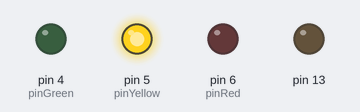
Bench run of a sketch on a simulated Arduino Uno, built with avr-gcc and run on an emulated ATmega328P. Shown: output pins drawn as LEDs (lit = HIGH).

Above: at 1.5 s.
At 11.5 s:
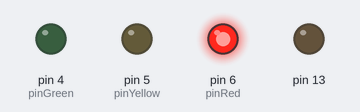
At 21.5 s:
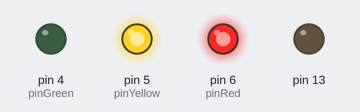
At 29.0 s:
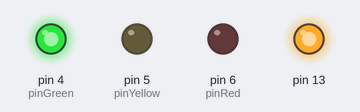
Timing chart, 0 to 45.5 s (numbered marks = the images above):
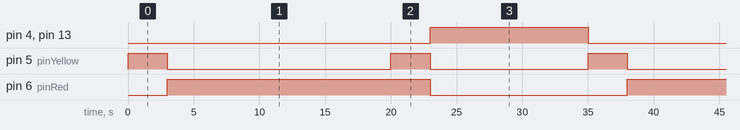

The sketch:

traffic_lamp.ino
```cpp
#include "trafficlamp.h"

class LampController {
public:
  inline LampController(TrafficLamp* lamp) {
    _lamp = lamp;
    _redSec = 20;
    _greenSec = 15;
  }
  void update();
private:
  TrafficLamp* _lamp;
  int _redSec;
  int _greenSec;
};

void LampController::update() {
  if(_lamp->isInTransition()) {_lamp->update(); return;}

  int mod = ((millis()/1000)%(_redSec + _greenSec));
  bool shouldBeGreen = (mod >= _redSec);

  TrafficLamp::STATE curState = _lamp->getState();
  if(shouldBeGreen && curState!=TrafficLamp::GREEN) {
      _lamp->switchToGreen();
  } else if(!shouldBeGreen && curState!=TrafficLamp::RED) {
    _lamp->switchToRed();
  } else {
    _lamp->update();
  }
}

TrafficLamp lamp;
LampController lampControl(&lamp);

//#define _USE_SERIAL_LOG

void setup() {
  pinMode(13,OUTPUT);
  //attachInterrupt(digitalPinToInterrupt(2), blink, FALLING);
  lamp.setup();
  lamp.switchToBlinkingYellow();
#ifdef _USE_SERIAL_LOG
  Serial.begin(9600);
#endif
}

long long last_serial_msg_timems = 0;

void loop() {
  lampControl.update();
  bool isGreen = (lamp.getState()==TrafficLamp::GREEN);
  digitalWrite(13,isGreen);
#ifdef _USE_SERIAL_LOG
  long long now = millis();
  long long serial_dt_ms = now - last_serial_msg_timems;
  if(serial_dt_ms > 1500) {
      Serial.println("State:");
      Serial.println(lamp.getState());
      last_serial_msg_timems = now;
  }
#endif
}
```

trafficlamp.cpp
```cpp
#include "trafficlamp.h"

void TrafficLamp::setup() {
  pinMode(pinRed,OUTPUT);
  pinMode(pinYellow,OUTPUT);
  pinMode(pinGreen,OUTPUT);
}

void TrafficLamp::update() {
  long long now = millis();
  long long dt_ms;
  bool ryg[3] = {false,false,false};
  switch(state) {
    case OFF:
    break;
    case BLINKING_YELLOW:
      if(0==((millis()/(yellowBlinkPeriodMs>>1))%2)) ryg[1] = true;
    break;
    case RED:
      ryg[0] = true;
    break;
    case RED_TO_GREEN:
      dt_ms = now - _transitionStartTimeMs;
      if(dt_ms > yellowRedBeforeGreenMs) {
        state = GREEN;
        ryg[2] = true;
      } else {
        ryg[0] = true;
        ryg[1] = true;
      }
    break;
    case GREEN:
      ryg[2] = true;
    break;
    case GREEN_TO_RED:
      dt_ms = now - _transitionStartTimeMs;
      if(dt_ms > yellowBeforeRedMs) {
        state = RED;
        ryg[0] = true;
      } else {
        ryg[1] = true;
      }
    break;
    default:
    break;
  }
  digitalWrite(pinRed,ryg[0]);
  digitalWrite(pinYellow,ryg[1]);
  digitalWrite(pinGreen,ryg[2]);
}

void TrafficLamp::switchToRed() {
  if(state==RED || state==GREEN_TO_RED) return;
  state = GREEN_TO_RED;
  _transitionStartTimeMs = millis();
  update();
}

void TrafficLamp::switchToGreen() {
  if(state==GREEN || state==RED_TO_GREEN) return;
  state = RED_TO_GREEN;
  _transitionStartTimeMs = millis();
  update();
}

void TrafficLamp::switchToBlinkingYellow() {
  state = BLINKING_YELLOW;
  update();
}

void TrafficLamp::switchOff() {
  state = OFF;
  update();
}
```

trafficlamp.h
```cpp
#ifndef __TRAFFIC_LAMP_H
#define	__TRAFFIC_LAMP_H

#import <Arduino.h>

class TrafficLamp {
public:
  enum STATE {
    OFF,
    BLINKING_YELLOW,
    RED,
    RED_TO_GREEN,
    GREEN,
    GREEN_TO_RED
  };

  inline TrafficLamp() {
    state = OFF;
    pinRed = 6;
    pinYellow = 5;
    pinGreen = 4;
    yellowBeforeRedMs = 3000;
    yellowRedBeforeGreenMs = 3000;
    yellowBlinkPeriodMs = 2000;
  }

  void setup();
  void update();

  void switchToRed();
  void switchToGreen();
  void switchToBlinkingYellow();
  void switchOff();

  inline STATE getState() {return state;}
  inline bool isInTransition() {return (state==RED_TO_GREEN)||(state==GREEN_TO_RED);}
private:
  STATE state;

  unsigned char pinRed;
  unsigned char pinYellow;
  unsigned char pinGreen;

  long long yellowBeforeRedMs;
  long long yellowRedBeforeGreenMs;
  long long yellowBlinkPeriodMs;

  long long _transitionStartTimeMs;
};


#endif
```

Measured:
- by itself, pin 4 (pinGreen), pin 13: alternates HIGH for 12.0 s and LOW for 23.0 s
- by itself, pin 5 (pinYellow): repeats every 35.0 s: HIGH 3.0 s, LOW 12.0 s, HIGH 3.0 s, LOW 17.0 s
- by itself, pin 6 (pinRed): alternates HIGH for 20.0 s and LOW for 15.0 s
